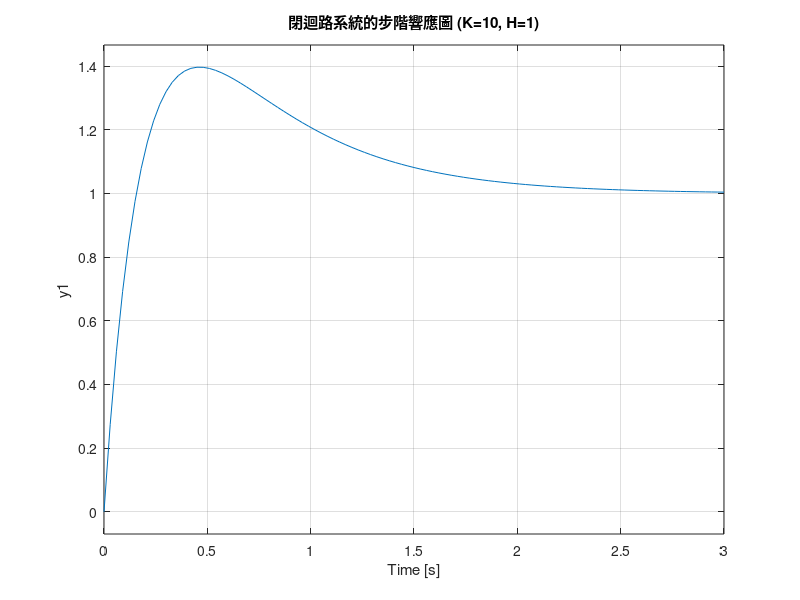

Write MATLAB code to recreate this figure.
Zeros = [-1];
Poles = [0,3];
K = 10;             % 增益
H = 1;              % 回授增益

G = zpk(Zeros, Poles, K);
disp('開迴路傳遞函數 G(s):');
disp(G);

if isscalar(H)
    T = feedback(G, H);
else
    T = feedback(G, H);
end
disp('閉迴路傳遞函數 T(s):');
disp(T);

figure;
step(T);
grid on;
title(['閉迴路系統的步階響應圖 (K=', num2str(K), ', H=', num2str(H), ')']);